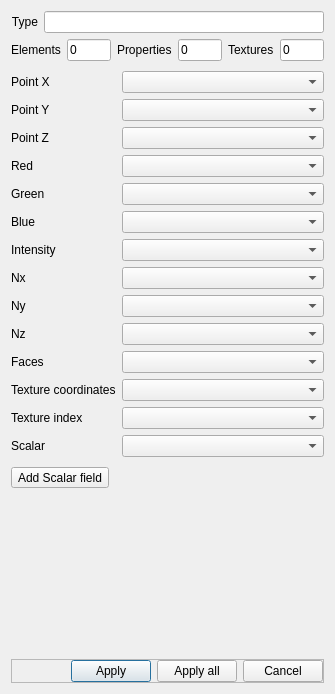
<?xml version="1.0" encoding="UTF-8"?>
<ui version="4.0">
 <class>PlyOpenDlg</class>
 <widget class="QDialog" name="PlyOpenDlg">
  <property name="geometry">
   <rect>
    <x>0</x>
    <y>0</y>
    <width>335</width>
    <height>694</height>
   </rect>
  </property>
  <property name="windowTitle">
   <string>Ply File Open</string>
  </property>
  <layout class="QVBoxLayout" name="verticalLayout">
   <item>
    <layout class="QHBoxLayout">
     <item>
      <widget class="QLabel" name="label">
       <property name="text">
        <string>Type</string>
       </property>
       <property name="alignment">
        <set>Qt::AlignRight|Qt::AlignTrailing|Qt::AlignVCenter</set>
       </property>
      </widget>
     </item>
     <item>
      <widget class="QLineEdit" name="plyTypeEdit">
       <property name="readOnly">
        <bool>true</bool>
       </property>
      </widget>
     </item>
    </layout>
   </item>
   <item>
    <layout class="QHBoxLayout">
     <item>
      <widget class="QLabel" name="label_2">
       <property name="text">
        <string>Elements</string>
       </property>
      </widget>
     </item>
     <item>
      <widget class="QLineEdit" name="elementsEdit">
       <property name="maximumSize">
        <size>
         <width>50</width>
         <height>16777215</height>
        </size>
       </property>
       <property name="text">
        <string notr="true">0</string>
       </property>
       <property name="maxLength">
        <number>3</number>
       </property>
       <property name="readOnly">
        <bool>true</bool>
       </property>
      </widget>
     </item>
     <item>
      <widget class="QLabel" name="label_3">
       <property name="text">
        <string>Properties</string>
       </property>
      </widget>
     </item>
     <item>
      <widget class="QLineEdit" name="propertiesEdit">
       <property name="maximumSize">
        <size>
         <width>50</width>
         <height>16777215</height>
        </size>
       </property>
       <property name="text">
        <string notr="true">0</string>
       </property>
       <property name="maxLength">
        <number>3</number>
       </property>
       <property name="readOnly">
        <bool>true</bool>
       </property>
      </widget>
     </item>
     <item>
      <widget class="QLabel" name="label_18">
       <property name="text">
        <string>Textures</string>
       </property>
      </widget>
     </item>
     <item>
      <widget class="QLineEdit" name="textureCountEdit">
       <property name="maximumSize">
        <size>
         <width>50</width>
         <height>16777215</height>
        </size>
       </property>
       <property name="text">
        <string notr="true">0</string>
       </property>
       <property name="maxLength">
        <number>3</number>
       </property>
      </widget>
     </item>
    </layout>
   </item>
   <item>
    <layout class="QFormLayout" name="formLayout">
     <property name="topMargin">
      <number>4</number>
     </property>
     <property name="rightMargin">
      <number>0</number>
     </property>
     <property name="bottomMargin">
      <number>4</number>
     </property>
     <item row="0" column="0">
      <widget class="QLabel" name="label_4">
       <property name="text">
        <string>Point X</string>
       </property>
      </widget>
     </item>
     <item row="0" column="1">
      <widget class="QComboBox" name="xComboBox"/>
     </item>
     <item row="1" column="0">
      <widget class="QLabel" name="label_5">
       <property name="text">
        <string>Point Y</string>
       </property>
      </widget>
     </item>
     <item row="1" column="1">
      <widget class="QComboBox" name="yComboBox"/>
     </item>
     <item row="2" column="0">
      <widget class="QLabel" name="label_6">
       <property name="text">
        <string>Point Z</string>
       </property>
      </widget>
     </item>
     <item row="2" column="1">
      <widget class="QComboBox" name="zComboBox"/>
     </item>
     <item row="3" column="0">
      <widget class="QLabel" name="label_7">
       <property name="text">
        <string>Red</string>
       </property>
      </widget>
     </item>
     <item row="3" column="1">
      <widget class="QComboBox" name="rComboBox"/>
     </item>
     <item row="4" column="0">
      <widget class="QLabel" name="label_8">
       <property name="text">
        <string>Green</string>
       </property>
      </widget>
     </item>
     <item row="4" column="1">
      <widget class="QComboBox" name="gComboBox"/>
     </item>
     <item row="5" column="0">
      <widget class="QLabel" name="label_9">
       <property name="text">
        <string>Blue</string>
       </property>
      </widget>
     </item>
     <item row="5" column="1">
      <widget class="QComboBox" name="bComboBox"/>
     </item>
     <item row="6" column="0">
      <widget class="QLabel" name="label_10">
       <property name="text">
        <string>Intensity</string>
       </property>
      </widget>
     </item>
     <item row="6" column="1">
      <widget class="QComboBox" name="iComboBox"/>
     </item>
     <item row="8" column="0">
      <widget class="QLabel" name="label_12">
       <property name="text">
        <string notr="true">Nx</string>
       </property>
      </widget>
     </item>
     <item row="8" column="1">
      <widget class="QComboBox" name="nxComboBox"/>
     </item>
     <item row="9" column="0">
      <widget class="QLabel" name="label_13">
       <property name="text">
        <string notr="true">Ny</string>
       </property>
      </widget>
     </item>
     <item row="9" column="1">
      <widget class="QComboBox" name="nyComboBox"/>
     </item>
     <item row="10" column="0">
      <widget class="QLabel" name="label_14">
       <property name="text">
        <string notr="true">Nz</string>
       </property>
      </widget>
     </item>
     <item row="10" column="1">
      <widget class="QComboBox" name="nzComboBox"/>
     </item>
     <item row="11" column="0">
      <widget class="QLabel" name="label_15">
       <property name="text">
        <string>Faces</string>
       </property>
      </widget>
     </item>
     <item row="11" column="1">
      <widget class="QComboBox" name="facesComboBox"/>
     </item>
     <item row="12" column="0">
      <widget class="QLabel" name="label_16">
       <property name="text">
        <string>Texture coordinates</string>
       </property>
      </widget>
     </item>
     <item row="12" column="1">
      <widget class="QComboBox" name="textCoordsComboBox"/>
     </item>
     <item row="14" column="1">
      <widget class="QComboBox" name="sfComboBox"/>
     </item>
     <item row="14" column="0">
      <widget class="QLabel" name="label_11">
       <property name="text">
        <string>Scalar</string>
       </property>
      </widget>
     </item>
     <item row="13" column="0">
      <widget class="QLabel" name="label_17">
       <property name="text">
        <string>Texture index</string>
       </property>
      </widget>
     </item>
     <item row="13" column="1">
      <widget class="QComboBox" name="texIndexComboBox"/>
     </item>
    </layout>
   </item>
   <item>
    <widget class="QToolButton" name="addSFToolButton">
     <property name="text">
      <string>Add Scalar field</string>
     </property>
    </widget>
   </item>
   <item>
    <spacer name="verticalSpacer">
     <property name="orientation">
      <enum>Qt::Vertical</enum>
     </property>
     <property name="sizeHint" stdset="0">
      <size>
       <width>20</width>
       <height>40</height>
      </size>
     </property>
    </spacer>
   </item>
   <item>
    <widget class="QFrame" name="buttonFrame">
     <property name="frameShape">
      <enum>QFrame::StyledPanel</enum>
     </property>
     <property name="frameShadow">
      <enum>QFrame::Raised</enum>
     </property>
     <layout class="QHBoxLayout" name="horizontalLayout_5">
      <property name="leftMargin">
       <number>0</number>
      </property>
      <property name="topMargin">
       <number>0</number>
      </property>
      <property name="rightMargin">
       <number>0</number>
      </property>
      <property name="bottomMargin">
       <number>0</number>
      </property>
      <item>
       <spacer name="horizontalSpacer_5">
        <property name="orientation">
         <enum>Qt::Horizontal</enum>
        </property>
        <property name="sizeHint" stdset="0">
         <size>
          <width>434</width>
          <height>20</height>
         </size>
        </property>
       </spacer>
      </item>
      <item>
       <widget class="QPushButton" name="applyButton">
        <property name="text">
         <string>Apply</string>
        </property>
       </widget>
      </item>
      <item>
       <widget class="QPushButton" name="applyAllButton">
        <property name="text">
         <string>Apply all</string>
        </property>
       </widget>
      </item>
      <item>
       <widget class="QPushButton" name="cancelButton">
        <property name="text">
         <string>Cancel</string>
        </property>
       </widget>
      </item>
     </layout>
    </widget>
   </item>
  </layout>
 </widget>
 <resources/>
 <connections/>
</ui>
